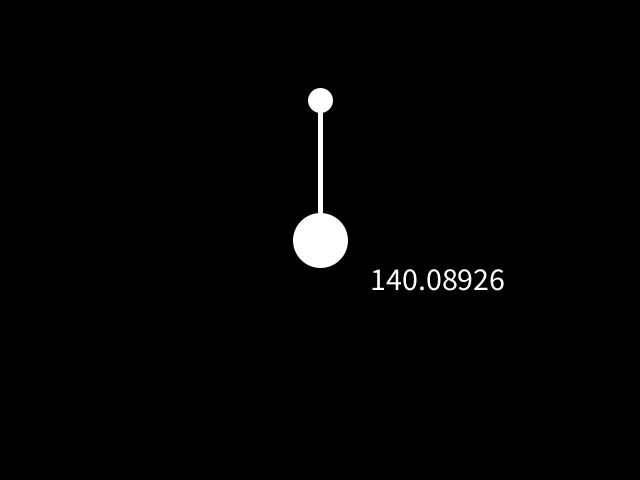
Frame 1 (no input)
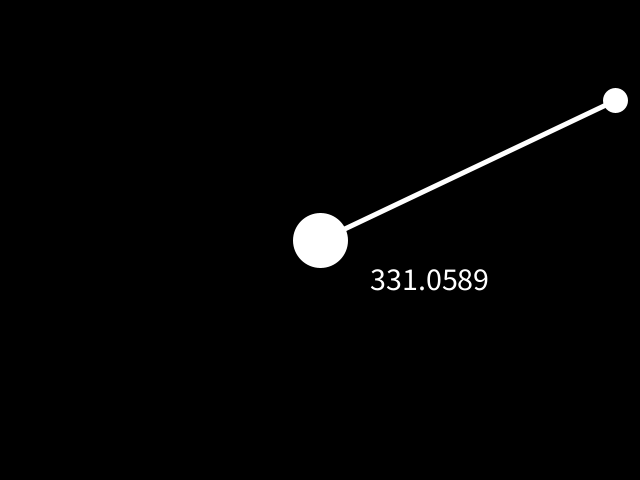
Frame 60 (the mouse pressed at the canvas centre just before this capture)
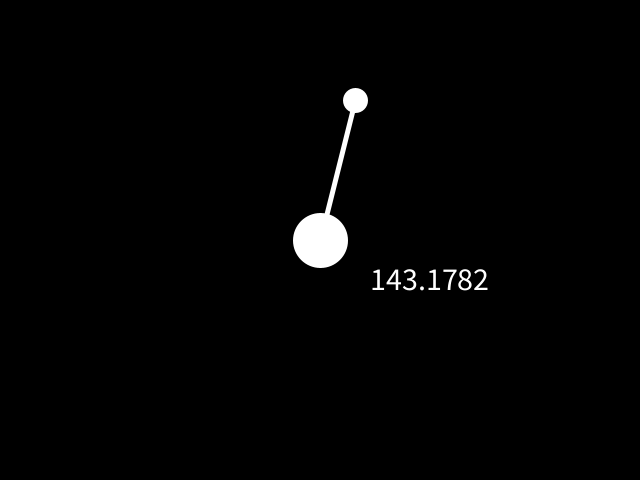
Frame 120 (the mouse held since frame 60 and released just before this capture)

The Processing sketch that drew these frames (run headless with seeded random() and noise(); from frame 60 on, the mouse is pressed at the canvas centre):

// Processing sketch: initialFunctions
// ── initialFunctions.pde
float x, y;   //position variables
float xspeed; //speed variable

void settings() {
  size(640, 480);
}

void setup() {
  x = width/2;
  y = 100;
  xspeed = 5;
}

void draw() {
  background(0);
  
  drawSystem();
  update();
  checkEdges();
  writeTextToScreen();
}

void update() {
  //update the position of the circle based on the speed
  x = x + xspeed;
}

void checkEdges() {
  //check edges
  if (x > width - 10 || x < 10) {
    xspeed = xspeed * -1;
  }
}

void drawSystem() {
  stroke(255);
  strokeWeight(5);
  //center circle
  ellipse(width/2, height/2, 50, 50);

  //moving circle
  ellipse(x, y, 20, 20);

  //line connecting them
  line(width/2, height/2, x, y);
}

void writeTextToScreen() {
  //value for distance
  float distance = dist(width/2, height/2, x, y);
  
  textSize(32);
  fill(255);
  text(String.valueOf(distance), width/2 + 50, height/2 + 50);
}
